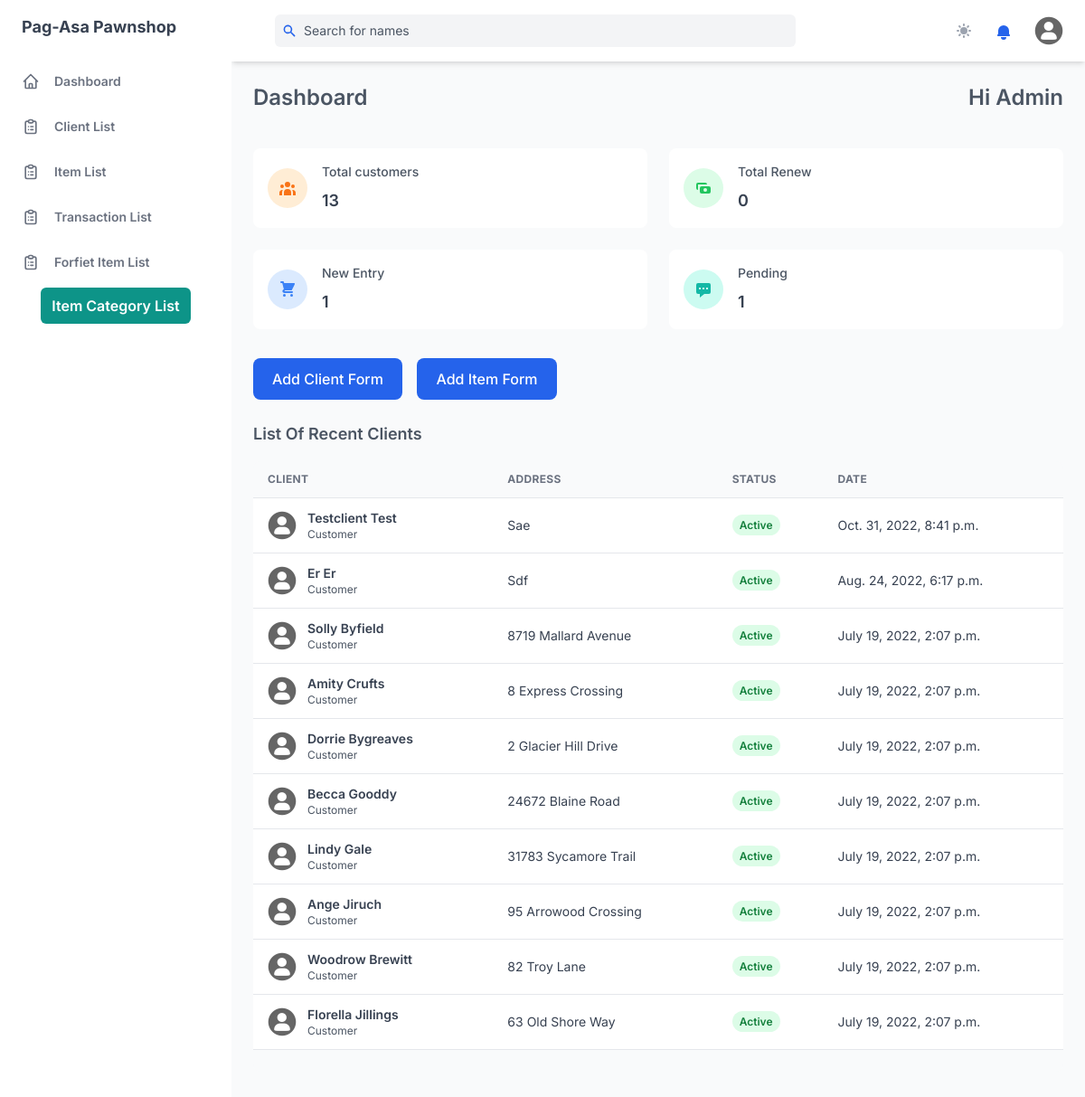
The page /dashboard/ (signed in) on the database its author committed.
### management_system/models.py (models this page shows, shortened)
class Client(models.Model):
    CLIENT_STATUS =  [
    ('active', 'Active'),
    ('inactive', 'Inactive'),
    ]
    first_name = models.CharField(max_length=255)
    last_name = models.CharField(max_length=255)
    middle_name = models.CharField(max_length=255, null=True, blank=True)
    address = models.TextField(max_length=500)
    contact_number = models.IntegerField()
    email_address = models.CharField(max_length=255, blank=True, null=True)
    status = models.CharField(max_length=10, choices=CLIENT_STATUS, default='active')
    created = models.DateTimeField(auto_now_add=True)
    updated = models.DateTimeField(auto_now=True)

### management_system/views.py (the view)
class DashboardView(LoginRequiredMixin, View):
    def get(self, request):
        clients = Client.objects.all().order_by('-created')[:10]
        count = Client.objects.all().count()
        new = Transaction.objects.filter(status='New').count()
        pending = Transaction.objects.filter(status='Pending').count()
        renew = Transaction.objects.filter(status='Renew').count()
        pending_check(Transaction)
        transaction = five_days_due_date(Transaction)
        categories = category_list(Category)
        context = {
            'clients': clients,
            'count': count,
            'new': new,
            'pending': pending,
            'total_renew': renew,
            'count_notification': len(transaction),
            'categories': categories
        }
        return render(request, 'index.html', context)

### management_system/models.py (called while the page is built)
    def __str__(self) -> str:
        return f"{self.name}".capitalize()

    @property
    def due_date(self):
        month = datetime.timedelta(self.month*30)
        due_date = self.date_pawned + month
        return due_date

### management_system/views.py (called while the page is built)
def category_list(category_model):
    categories = category_model.objects.all()
    return categories

def five_days_due_date(model):
    transactions = model.objects.filter(
        Q(status='Renew') | Q(status='New'))
    e_list = []
    for transaction in transactions:
        expiration = transaction.due_date
        date_now = datetime.datetime.now().date()
        days = (expiration) - date_now
        if days.days <= 5 and days.days >= 0:
            e_list.append(transaction.id)
    five_days_before_expire = model.objects.filter(pk__in=e_list)
    return five_days_before_expire

def pending_check(model):
    t = model.objects.filter(Q(status='Renew') | Q(status='New'))
    date_now = datetime.datetime.now().date()
    counter = 0
    if t:
        for i in t:
            if date_now > i.due_date:
                i.status = 'Pending'
                i.save()
                counter += 1
    return counter

### templates/index.html
{% extends 'base.html' %}
{% block content %}
<div>
    <div id="content" class="htmx-list">
        <div class="flex justify-between">
            <h2 class="mt-6 mb-4 text-2xl font-semibold text-gray-600 dark:text-gray-300">Dashboard</h2>
            <h2 class="mt-6 mb-4 text-2xl font-semibold text-gray-600 dark:text-gray-300">Hi {{ user.username|title }}</h2>
        </div>
        {% include 'components/cards.html' %}
        {% include 'components/cta_buttons.html' %}
        {% include 'components/tables.html' %}
    </div>
</div>
{% endblock %}

### templates/components/tables.html
{% load static %}
<div>
  <h4 class="mb-4 text-lg font-semibold text-gray-600 dark:text-gray-300">
    List Of Recent Clients
  </h4>
  <div class="w-full mb-8 overflow-hidden rounded-lg shadow-xs">
    <div class="w-full overflow-x-auto">
      <table class="w-full whitespace-no-wrap">
        <thead>
          <tr
            class="text-xs font-semibold tracking-wide text-left text-gray-500 uppercase border-b dark:border-gray-700 bg-gray-50 dark:text-gray-400 dark:bg-gray-800"
          >
            <th class="px-4 py-3">Client</th>
            <th class="px-4 py-3">Address</th>
            <th class="px-4 py-3">Status</th>
            <th class="px-4 py-3">Date</th>
          </tr>
        </thead>
        <tbody class="bg-white divide-y dark:divide-gray-700 dark:bg-gray-800">
            {% for client in clients %}
            <tr class="text-gray-700 dark:text-gray-400">
                <td class="px-4 py-3">
                  <div class="flex items-center text-sm">
                    <div class="relative hidden w-8 h-8 mr-3 rounded-full md:block">
                      <img
                        class="object-cover w-full h-full rounded-full"
                        src="{% static 'assets/img/default.png' %}"
                        alt=""
                        loading="lazy"
                      />
                      <div
                        class="absolute inset-0 rounded-full shadow-inner"
                        aria-hidden="true"
                      ></div>
                    </div>
                    <div>
                      <a href="{% url 'client_detail' client.pk %}" hx-boost="true" hx-indicator="#my-indicator">
                        <p class="font-semibold">{{client.first_name|title}} {{client.last_name|title}}</p>
                      </a>
                      <p class="text-xs text-gray-600 dark:text-gray-400">
                        Customer
                      </p>
                    </div>
                  </div>
                </td>
                <td class="px-4 py-3 text-sm">{{client.address|title}}</td>
                <td class="px-4 py-3 text-xs">
                  <span
                    class="px-2 py-1 font-semibold leading-tight bg-green-100 rounded-full dark:text-green-100 {% if client.status == 'active'%}text-green-700 dark:bg-green-700{% else %}text-red-600 dark:bg-red-600{% endif %}"
                  >
                    {{ client.status|title }}
                  </span>
                </td>
                <td class="px-4 py-3 text-sm">{{client.created}}</td>
              </tr>
            {% endfor %}
        </tbody>
      </table>
    </div>
    <div
      class="grid px-4 py-3 text-xs font-semibold tracking-wide text-gray-500 uppercase border-t dark:border-gray-700 bg-gray-50 sm:grid-cols-9 dark:text-gray-400 dark:bg-gray-800"
    >
    </div>
  </div>
</div>

### static/css/print.css (style rules this page uses)
a:link { text-decoration: none; }

### rows shown on the page
Client: first_name "Testclient", last_name "Test", address "Sae", status "Active", created "Oct. 31, 2022, 8:41 p.m."
Client: first_name "Er", last_name "Er", address "Sdf", status "Active", created "Aug. 24, 2022, 6:17 p.m."
Client: first_name "Solly", last_name "Byfield", address "8719 Mallard Avenue", status "Active", created "July 19, 2022, 2:07 p.m."
Client: first_name "Amity", last_name "Crufts", address "8 Express Crossing", status "Active", created "July 19, 2022, 2:07 p.m."
Client: first_name "Dorrie", last_name "Bygreaves", address "2 Glacier Hill Drive", status "Active", created "July 19, 2022, 2:07 p.m."
Client: first_name "Becca", last_name "Gooddy", address "24672 Blaine Road", status "Active", created "July 19, 2022, 2:07 p.m."
Client: first_name "Lindy", last_name "Gale", address "31783 Sycamore Trail", status "Active", created "July 19, 2022, 2:07 p.m."
Client: first_name "Ange", last_name "Jiruch", address "95 Arrowood Crossing", status "Active", created "July 19, 2022, 2:07 p.m."
Client: first_name "Woodrow", last_name "Brewitt", address "82 Troy Lane", status "Active", created "July 19, 2022, 2:07 p.m."
Client: first_name "Florella", last_name "Jillings", address "63 Old Shore Way", status "Active", created "July 19, 2022, 2:07 p.m."

### other values the page prints
{{ user.username|title }} "Admin"
{{ count }} "13"
{{ total_renew }} "0"
{{ new }} "1"
{{ pending }} "1"
